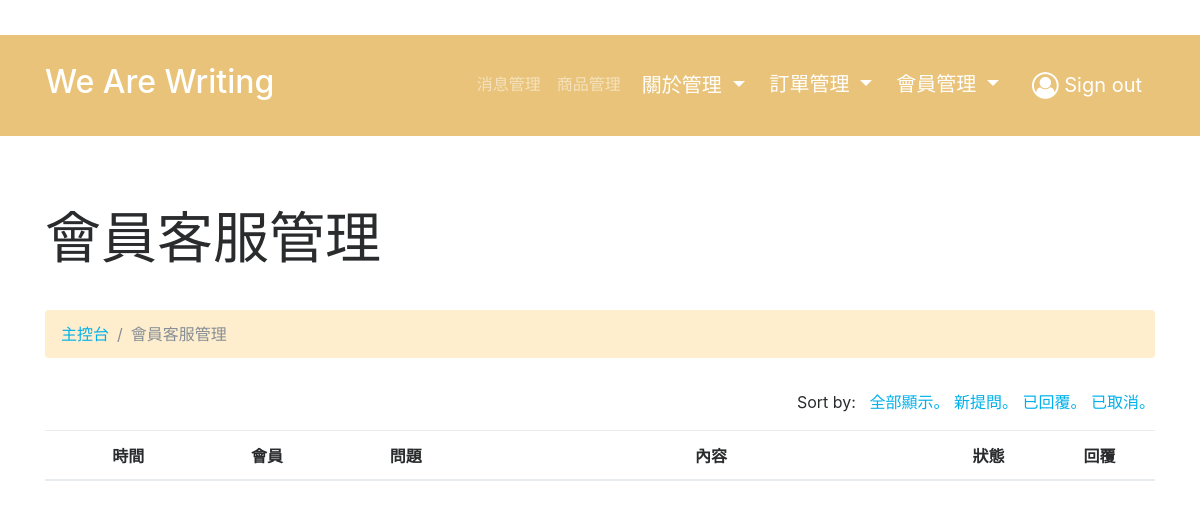
The app's page /admin/member_question/list.php (signed in), older data.
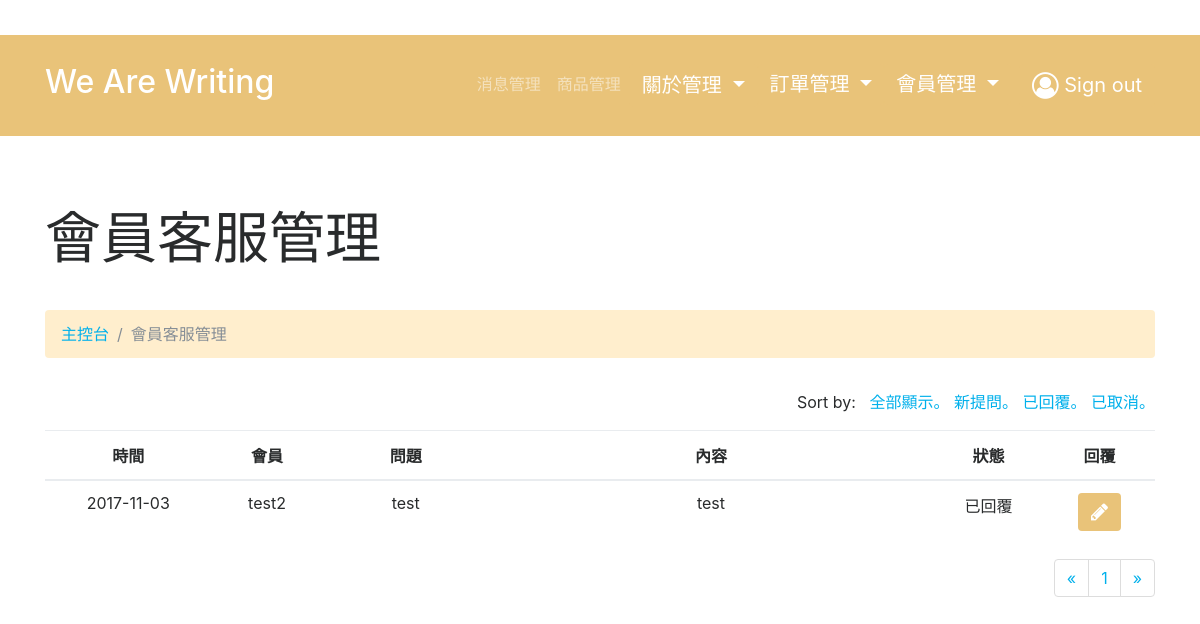
The same page, newer data.
### tables this page shows
CREATE TABLE `member_question` (
  `questionID` int(11) NOT NULL,
  `replyID` int(11) DEFAULT NULL,
  `memberID` int(11) NOT NULL,
  `title` varchar(255) NOT NULL,
  `content` text NOT NULL,
  `createdDate` varchar(255) NOT NULL,
  `status` int(11) NOT NULL DEFAULT '0'
);

CREATE TABLE `member` (
  `memberID` int(11) NOT NULL,
  `account` varchar(255) NOT NULL,
  `password` varchar(255) NOT NULL,
  `name` varchar(255) DEFAULT NULL,
  `picture` varchar(255) DEFAULT NULL,
  `phone` varchar(255) DEFAULT NULL,
  `brithday` varchar(255) DEFAULT NULL,
  `email` varchar(255) NOT NULL,
  `address` varchar(255) DEFAULT NULL,
  `createdDate` varchar(255) DEFAULT NULL,
  `updatedDate` varchar(255) DEFAULT NULL
);

### admin/member_question/list.php (the view, shortened to what this page needs)
<?php
require_once('../../asset/connection/database.php');
$limit = 25;
if (isset($_GET["page"])) { $page_num  = $_GET["page"]; } else { $page_num=1; };
$start_from = ($page_num-1) * $limit;
if(isset($_GET['status'])){
  $sql = "SELECT * FROM member_question WHERE status =".$_GET['status']." ORDER BY createdDate DESC LIMIT ".$start_from.",".$limit;
  $sth = $db->query($sql);
  $question = $sth->fetchALL(PDO::FETCH_ASSOC);
}
else{
  $sql = "SELECT * FROM member_question ORDER BY createdDate DESC LIMIT ".$start_from.",".$limit;
  $sth = $db->query($sql);
  $question = $sth->fetchALL(PDO::FETCH_ASSOC);
}
$totalRows = count($question);
 ?>
<html>
<head>
<?php require_once('../template/header.php'); ?>
</head>
<body>
<?php require_once('../template/nav.php'); ?>
    <div class="py-5">
    <div class="container">
      <div class="row">
        <div class="col-md-12">
          <h1 class="display-4 my-4" contenteditable="true">會員客服管理</h1>
        </div>
      </div>
      <div class="row">
        <div class="col-md-12">
          <ul class="breadcrumb my-3" style="margin-bottom:0px;margin-top:0px">
            <li class="breadcrumb-item"><a href="list.php">主控台</a></li>
            <li class="breadcrumb-item active">會員客服管理</li>
          </ul>
		</div>
	  </div>
    <div class="row">
        <div class="col-md-12 text-right my-3">
          Sort by:&nbsp&nbsp
            <a href="list.php">全部顯示。</a>
            <a href="list.php?status=0">新提問。</a>
            <a href="list.php?status=1">已回覆。</a>
            <a href="list.php?status=99">已取消。</a>
        </div>
    </div>
	  <div class="row">
        <div class="col-md-12">
          <table class="table">
            <thead>
              <tr class="text-center">
                <th width=15%>時間</th>
                <th width=10%>會員</th>
                <th width=15%>問題</th>
                <th width=40%>內容</th>
                <th width=10%>狀態</th>
                <th width=10%>回覆</th>
              </tr>
            </thead>
            <tbody>
            <?php foreach ($question as $row ) { ?>
              <tr class="text-center">
                <td><?php echo $row['createdDate']; ?></td>
                <?php
                  $sth = $db->query("SELECT account FROM member WHERE memberID=".$row['memberID']);
                  $member = $sth->fetch(PDO::FETCH_ASSOC);
                 ?>
                <td><?php echo $member['account']; ?></td>
                <td><?php echo $row['title']; ?></td>
				        <td><?php echo $row['content']; ?></td>
                <td>
                <?php
                  switch ($row['status']) {
                    case '1':
                      echo "已回覆";
                      break;
                  }
                 ?>
                </td>
                <td><a href="reply.php?questionID=<?php echo $row['questionID']; ?>&status=<?php echo $row['status']; ?>&page=<?php echo $page_num; ?>" class="btn btn-warning" role="button"><i class="fa fa-pencil" aria-hidden="true"></i></a></td>
              </tr>
            <?php } ?>
            </tbody>
          </table>
        </div>
      </div>
      <div class="row">
        <div class="col-md-12">
          <?php
          if($totalRows > 0){
            if(isset($_GET['status'])){
                $sth = $db->query("SELECT * FROM member_question WHERE status =".$_GET['status']." ORDER BY createdDate DESC");
                $data_count = count($sth->fetchAll(PDO::FETCH_ASSOC));
                $totalpages = ceil($data_count / $limit );
            }else{
                $sth = $db->query("SELECT * FROM member_question ORDER BY createdDate DESC");
                $data_count = count($sth->fetchAll(PDO::FETCH_ASSOC));
                $totalpages = ceil($data_count / $limit );
            }
          ?>
          <ul class="pagination float-right">
            <?php if(isset($_GET['status'])){
                        include_once("../template/page_num_status.php");
                  }else include_once("../template/page_num.php"); ?>
          </ul>
        <?php } ?>
        </div>
      </div>
  </div>
</body>
</html>

### admin/template/page_num.php
<?php if($page_num > 1){ ?>
<li class="page-item">
  <a class="page-link" href="list.php?page=<?php echo $page_num-1; ?>">«</a>
</li>
<?php }else{ ?>
<li class="page-item">
  <a class="page-link" href="#">«</a>
</li>
<?php } ?>
<?php for($i=1; $i<=$totalpages; $i++){ ?>
<li class="page-item">
  <a class="page-link" href="list.php?page=<?php echo $i; ?>"><?php echo $i; ?></a>
</li>
<?php } ?>
<?php if($page_num < $totalpages){ ?>
<li class="page-item">
  <a class="page-link" href="list.php?page=<?php echo $page_num+1; ?>">»</a>
</li>
<?php }else{ ?>
<li class="page-item">
  <a class="page-link" href="#">»</a>
</li>
<?php } ?>

Row changes from the older to the newer data that the page shows:
added member_question: createdDate "2017-11-03", memberID.account "test2", title "test", content "test", status "已回覆"
Text that changed along with them:
new list line: "1"
